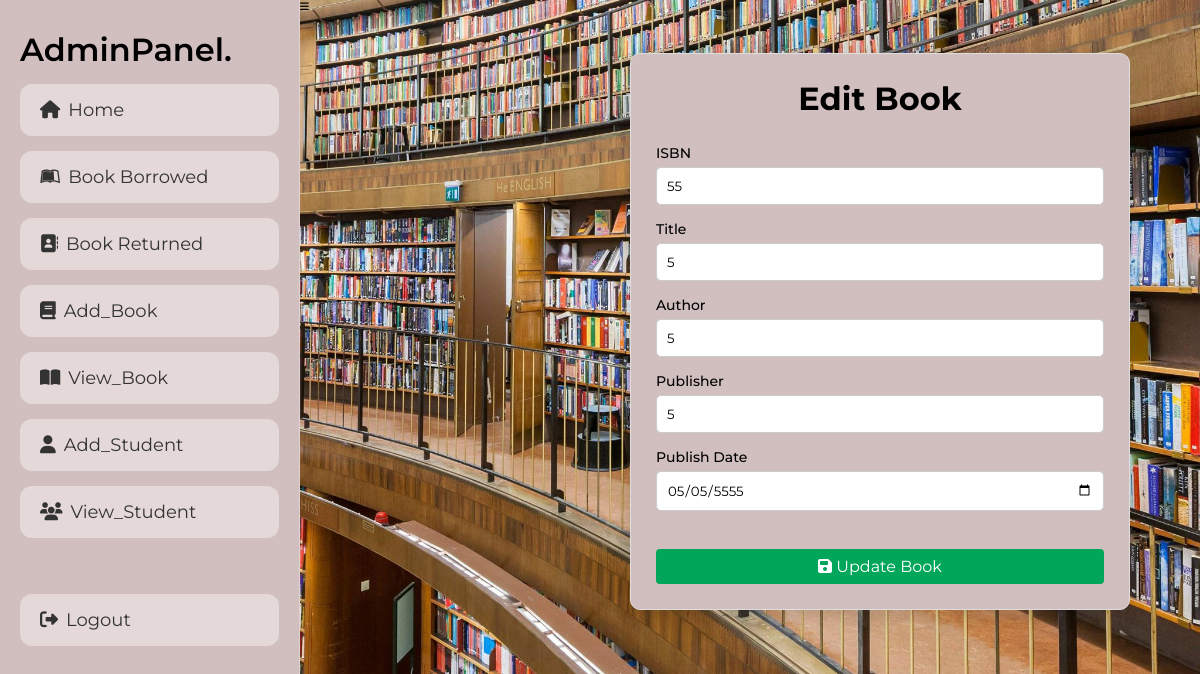
Before: /Admin/edit_book.php?id=7 (signed in) with the older database file.
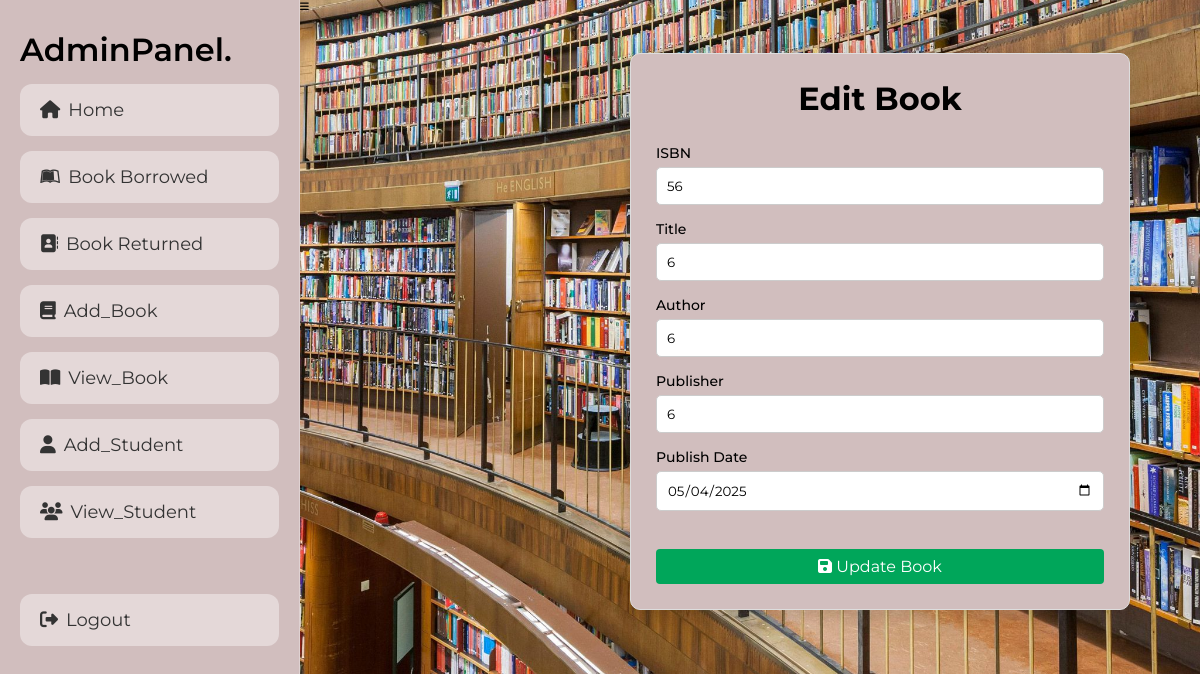
After: the same page with the newer database file.
### tables this page shows
CREATE TABLE `books` (
  `id` int(11) NOT NULL,
  `isbn` varchar(20) NOT NULL,
  `title` text NOT NULL,
  `author` varchar(150) NOT NULL,
  `publisher` varchar(150) NOT NULL,
  `publish_date` date NOT NULL,
  `status` tinyint(1) NOT NULL DEFAULT 1
);

### Admin/edit_book.php (the view, shortened to what this page needs)
<?php
include '../components/connect.php';
$id = $_GET['id'];
$stmt = $conn->prepare("SELECT * FROM books WHERE id=?");
$stmt->execute([$id]);
$row = $stmt->fetch(PDO::FETCH_ASSOC);
?>
<!DOCTYPE html>
<html lang="en">
<head>
<link rel="stylesheet" href="https://cdnjs.cloudflare.com/ajax/libs/font-awesome/6.2.0/css/all.min.css">
<link rel="stylesheet" href="../components/admin_style.css">
</head>
<body>
<?php include '../components/admin_header.php'; ?>
<div class="container">
<div class="box">
<h1 style="text-align:center; font-size:32px;">Edit Book</h1>
<br><br>
<form id="bookForm" method="POST">
<div class="form-group">
<label>ISBN</label>
<input type="text" name="isbn" id="isbn" class="form-control" value="<?= $row['isbn']; ?>" placeholder="Enter ISBN">
</div>
<div class="form-group">
<label>Title</label>
<input type="text" name="title" id="title" class="form-control" value="<?= $row['title']; ?>" placeholder="Enter Book Title">
</div>
<div class="form-group">
<label>Author</label>
<input type="text" name="author" id="author" class="form-control" value="<?= $row['author']; ?>" placeholder="Enter Author Name">
</div>
<div class="form-group">
<label>Publisher</label>
<input type="text" name="publisher" id="publisher" class="form-control" value="<?= $row['publisher']; ?>" placeholder="Enter Publisher">
</div>
<div class="form-group">
<label>Publish Date</label>
<input type="date" name="publish_date" id="publish_date" class="form-control" value="<?= $row['publish_date']; ?>">
</div>
<br>
<button type="submit" name="update" class="btn">
<i class="fa fa-save"></i> Update Book
</button>
</form>
</div>
</div>
</body>
</html>

Changed rows visible on the page:
changed books: isbn "55" → "56"; title "5" → "6"; author "5" → "6"; publisher "5" → "6"; publish_date "05/05/5555" → "05/04/2025"
